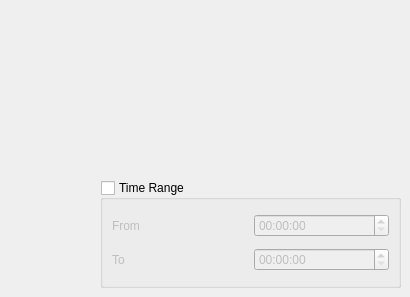
        <widget class="QWidget" name="schedule_tab">
         <attribute name="title">
          <string>Page</string>
         </attribute>
         <widget class="QGroupBox" name="time_groupBox">
          <property name="geometry">
           <rect>
            <x>100</x>
            <y>180</y>
            <width>301</width>
            <height>108</height>
           </rect>
          </property>
          <property name="title">
           <string>Time Range</string>
          </property>
          <property name="checkable">
           <bool>true</bool>
          </property>
          <property name="checked">
           <bool>false</bool>
          </property>
          <layout class="QVBoxLayout" name="verticalLayout_8">
           <item>
            <layout class="QHBoxLayout" name="horizontalLayout_10">
             <item>
              <widget class="QLabel" name="label_3">
               <property name="text">
                <string>From</string>
               </property>
              </widget>
             </item>
             <item>
              <widget class="QTimeEdit" name="from_time"/>
             </item>
            </layout>
           </item>
           <item>
            <layout class="QHBoxLayout" name="horizontalLayout_11">
             <item>
              <widget class="QLabel" name="label_6">
               <property name="text">
                <string>To</string>
               </property>
              </widget>
             </item>
             <item>
              <widget class="QTimeEdit" name="to_time"/>
             </item>
            </layout>
           </item>
          </layout>
         </widget>
        </widget>
